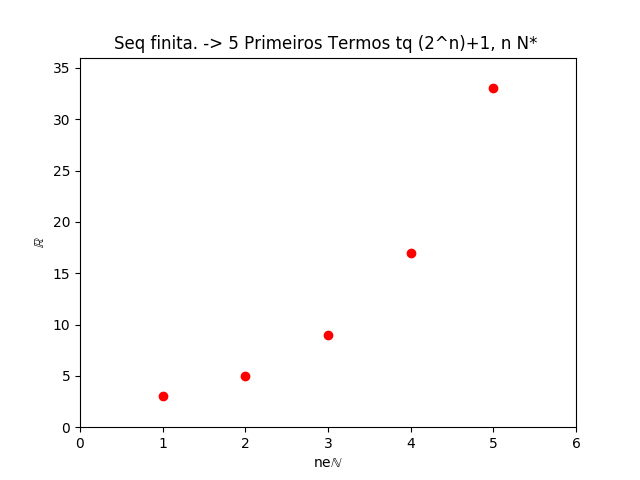

Python code for this plot:
# coding: utf-8
import matplotlib.pyplot as plt
import numpy as np

#Num = é o numero de pontos que irá formar no gráfico
x = np.linspace(1,5,num=5, endpoint=True)

#Calculo
y = [(2**t)+1 for t in x]

plt.plot(x, y, 'ro')

#Label X
plt.xlabel('ne'r'$\mathbb{N}$')

#Label Y
plt.ylabel(r'$\mathbb{R}$')

#Titulo
plt.title('Seq finita. -> 5 Primeiros Termos tq (2^n)+1, n N* ')

plt.axis((min(x)-min(x), max(x)+min(x), min(y) - min(y), max(y)+min(y)))

#Gera o grafico final
plt.show()
